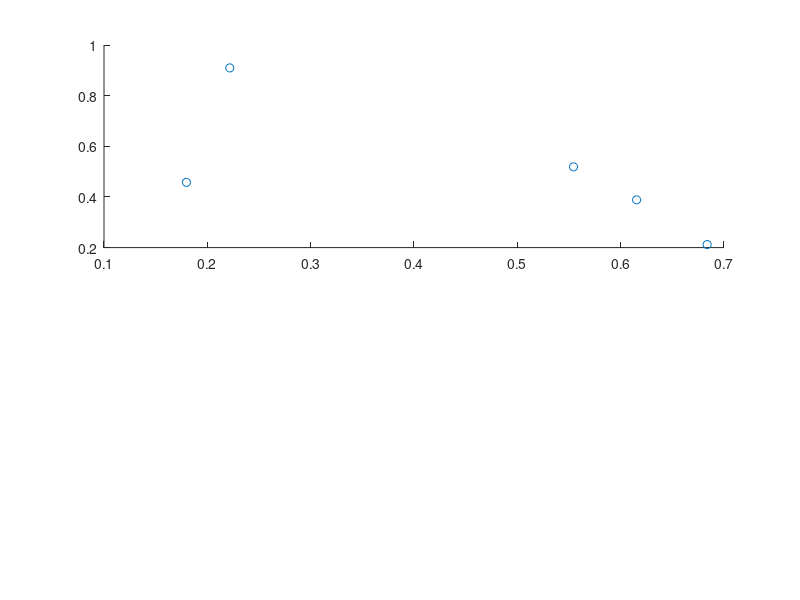

This chart was generated by the following MATLAB code: (Note: this script raises an error after producing the figure.)
% two 2x5 arrays with random data
a1 = rand(2,5);
a2 = rand(2,5);

% two subplots
subplot(211)
scatter(a1(1,:),a1(2,:))
% Convert axes coordinates to figure coordinates for 1st axes
[xa1 ya1] = ds2nfu(a1(1,:),a1(2,:));


subplot(212)
scatter(a2(1,:),a2(2,:))
% Convert axes coordinates to figure coordinates for 2nd axes
[xa2 ya2] = ds2nfu(a2(1,:),a2(2,:));

% draw the lines
for k=1:numel(xa1)
    annotation('line',[xa1(k) xa2(k)],[ya1(k) ya2(k)],'color','r');
end